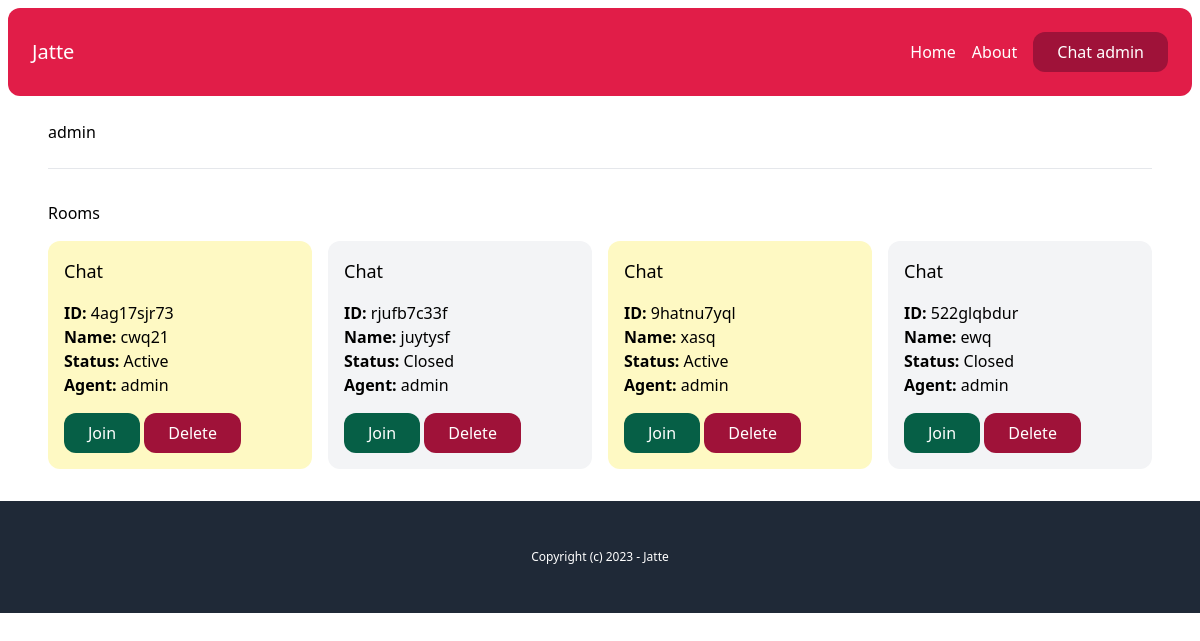
Screenshot of /chat-admin/users/62a2eabd-185a-4670-a389-5f4883ceafe2/ (signed in) with the database file from the repository.
### account/models.py (models this page shows)
class User(AbstractBaseUser, PermissionsMixin):
    AGENT = 'agent'
    MANAGER = 'manager'
    ROLES_CHOICES = (
        (AGENT, 'Agent'),
        (MANAGER, 'Manager'),
    )
    id = models.UUIDField(primary_key=True, default=uuid.uuid4, editable=False)
    email = models.EmailField(unique=True)
    name = models.CharField(max_length=255, blank=True, default='')
    role = models.CharField(max_length=20, choices=ROLES_CHOICES, default=AGENT)
    is_active = models.BooleanField(default=True)
    is_superuser = models.BooleanField(default=False)
    is_staff = models.BooleanField(default=False)
    date_joined = models.DateTimeField(default=timezone.now)
    last_login = models.DateTimeField(blank=True, null=True)
    objects = CustomUserManager()
    USERNAME_FIELD = 'email'
    EMAIL_FIELD = 'email'
    REQUIRED_FIELDS = ['name']

### chat/models.py (models this page shows, shortened)
class Room(models.Model):
    WAITING = 'waiting'
    ACTIVE = 'active'
    CLOSED = 'closed'
    CHOICES_STATUS = (
        (WAITING, 'Waiting'),
        (ACTIVE, 'Active'),
        (CLOSED, 'Closed'),
    )
    uuid = models.CharField(max_length=255)
    client = models.CharField(max_length=255)
    agent = models.ForeignKey(User, related_name='rooms', blank=True, null=True, on_delete=models.SET_NULL)
    messages = models.ManyToManyField(Message, blank=True)
    url = models.CharField(max_length=255, blank=True, null=True)
    status = models.CharField(max_length=20, choices=CHOICES_STATUS, default=WAITING)
    created_at = models.DateTimeField(auto_now_add=True)
    class Meta:
        ordering = ('-created_at',)

### chat/views.py (the view)
# urls.py: path('chat-admin/users/<uuid:uuid>/', views.user_detail, name='user_detail'),
@login_required
def user_detail(request, uuid):
    user = User.objects.get(pk=uuid)
    rooms = user.rooms.all()
    return render(request, 'chat/user_detail.html',{
        'user': user,
        'rooms': rooms,
    })

### chat/templates/chat/user_detail.html
{% extends 'core/base.html' %} {% block content %}
<h1 cals="mb-6 text-2xl">{{ user.name}}</h1>
<hr class="my-6" />
<div class="mt-8">
  <h2 class="mb-4 gext-lg">Rooms</h2>
  {% include 'chat/partials/room_lists.html' %}
</div>
{% endblock %}

### chat/templates/chat/partials/room_lists.html
<div class="grid grid-cols-4 gap-4">
    {% for room in rooms %}
        <div class="p-4 rounded-xl {% if room.status == 'waiting' %}bg-emerald-100{% elif room.status == 'active' %}bg-yellow-100{% else %}bg-gray-100{% endif %}">
            <h3 class="mb-4 text-lg">Chat</h3>
            <p>
                <b>ID: </b>{{ room.uuid }}<br>
                <b>Name: </b>{{ room.client }}<br>
                <b>Status: </b>{{ room.get_status_display }}<br>
                <b>Agent: </b>{% firstof room.agent.name 'None yet...' %}
            </p>
            <a href="{% url 'chat:room' room.uuid %}" class="mt-4 inline-block py-2 px-6 bg-emerald-800 text-white rounded-xl">Join</a>
            <a href="{% url 'chat:delete_room' room.uuid %}" class="mt-4 inline-block py-2 px-6 bg-rose-800 text-white rounded-xl">Delete</a>
        </div>
    {% endfor %}
</div>

### rows the page displays
User: name "admin"
Room: uuid "4ag17sjr73", client "cwq21", status "Active", agent.name "admin"
Room: uuid "rjufb7c33f", client "juytysf", status "Closed", agent.name "admin"
Room: uuid "9hatnu7yql", client "xasq", status "Active", agent.name "admin"
Room: uuid "522glqbdur", client "ewq", status "Closed", agent.name "admin"
